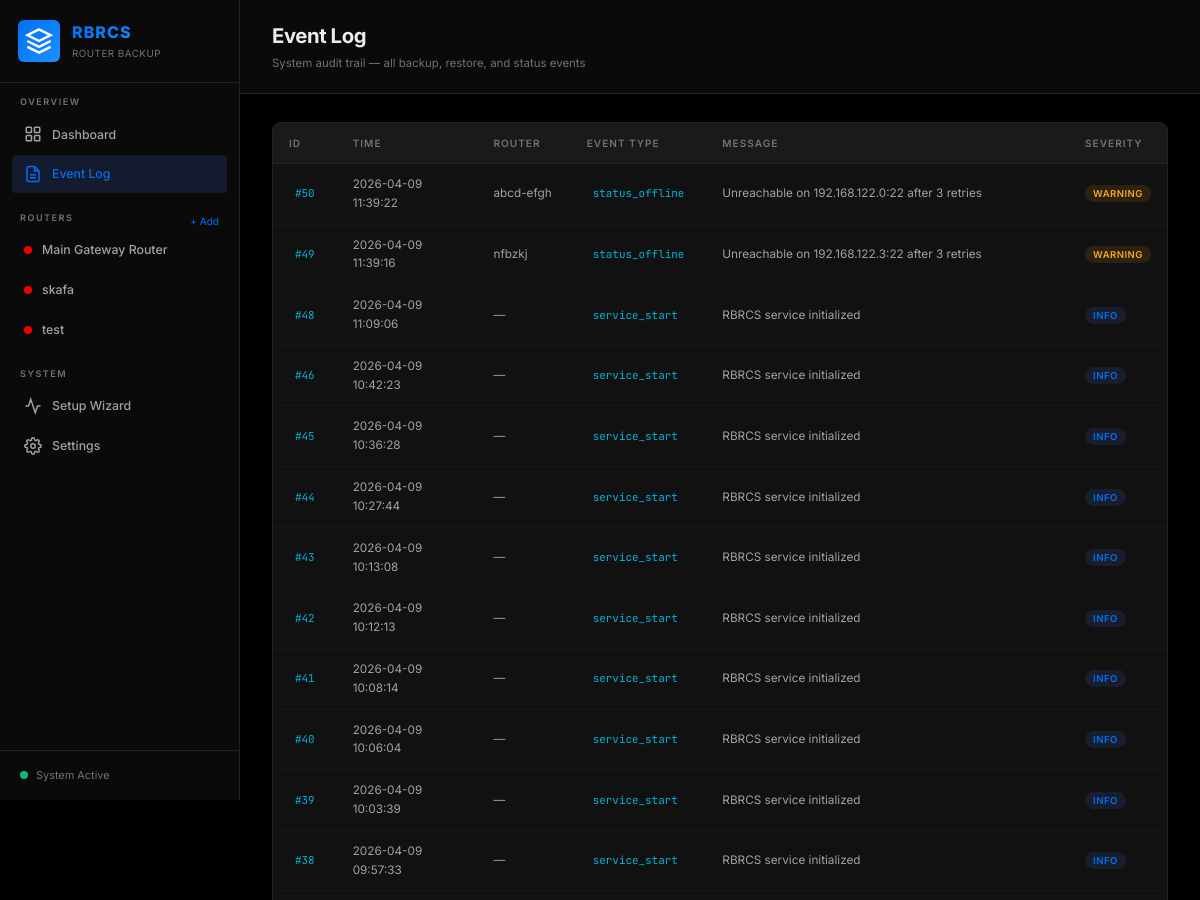
Before: /events (upper part) with the older database file.
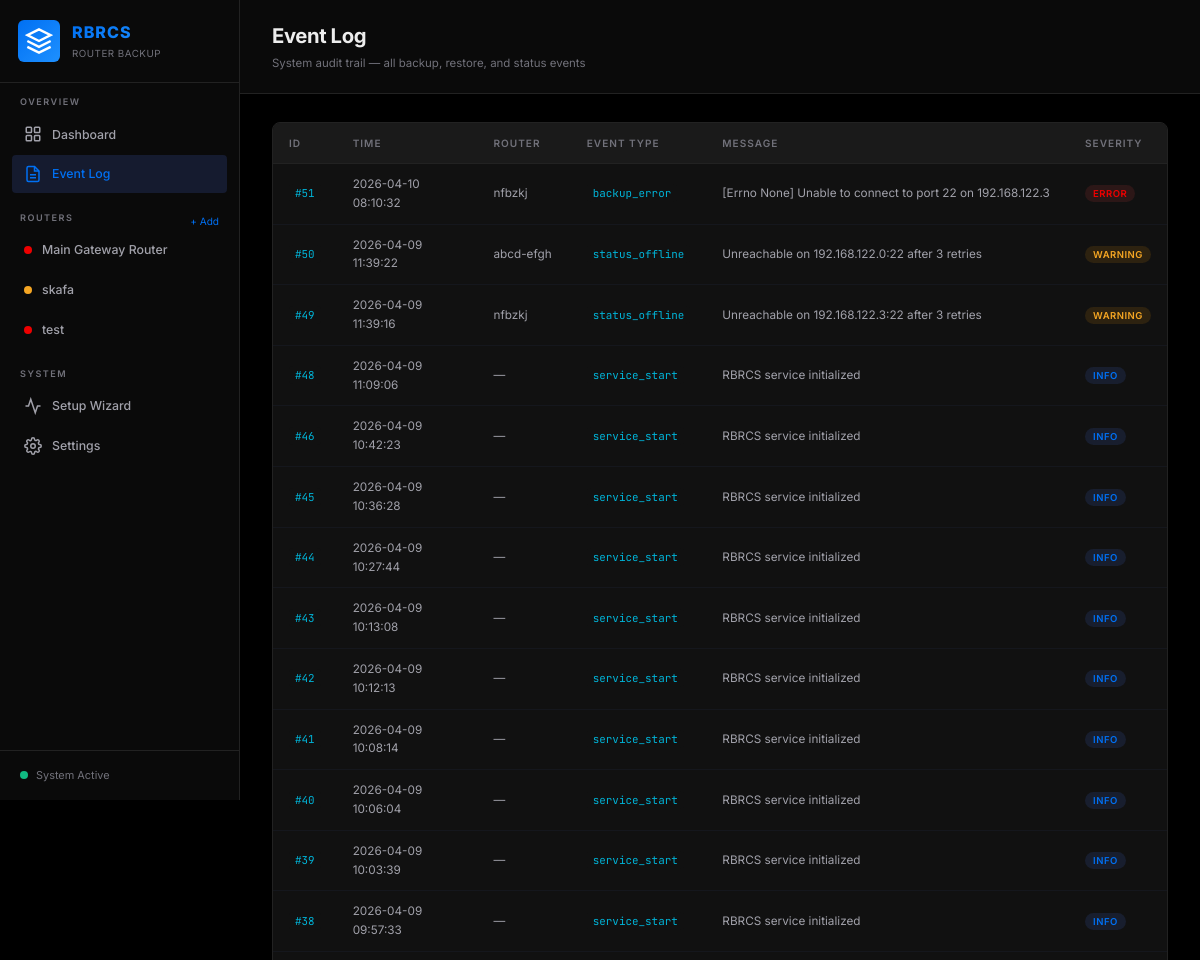
After: the same page with the newer database file.
### tables this page shows
CREATE TABLE routers (
            id            TEXT PRIMARY KEY,
            name          TEXT NOT NULL,
            host          TEXT NOT NULL,
            port          INTEGER DEFAULT 22,
            device_type   TEXT NOT NULL,
            username      TEXT,
            password      TEXT,
            ssh_key_path  TEXT,
            enable_password TEXT,
            status        TEXT DEFAULT 'unknown',
            last_seen     DATETIME,
            last_backup   DATETIME,
            created_at    DATETIME DEFAULT CURRENT_TIMESTAMP
        );

CREATE TABLE events (
            id            INTEGER PRIMARY KEY AUTOINCREMENT,
            router_id     TEXT,
            event_type    TEXT NOT NULL,
            message       TEXT,
            severity      TEXT DEFAULT 'info',
            timestamp     DATETIME DEFAULT CURRENT_TIMESTAMP,
            FOREIGN KEY (router_id) REFERENCES routers(id) ON DELETE SET NULL
        );

### sample_zip/mnt/user-data/outputs/rbrcs.py (the view)
@app.route("/events")
def events_page():
    events = get_events(limit=200)
    return render_template("events.html", events=events)

### sample_zip/mnt/user-data/outputs/rbrcs.py (called while the page is built)
def get_db(db_path=None):
    path = db_path or DB_PATH
    conn = sqlite3.connect(path)
    conn.row_factory = sqlite3.Row
    conn.execute("PRAGMA journal_mode=WAL")      # Better concurrent access
    conn.execute("PRAGMA foreign_keys=ON")
    conn.execute("PRAGMA cache_size = -2000")    # 2MB cache, reduces disk I/O
    conn.execute("PRAGMA temp_store = MEMORY")   # Keep temporary tables/indices in memory
    return conn

def get_all_routers(db_path=None):
    conn = get_db(db_path)
    rows = conn.execute("SELECT * FROM routers ORDER BY name").fetchall()
    conn.close()
    return [dict(r) for r in rows]

def get_events(limit=100, router_id=None, db_path=None):
    conn = get_db(db_path)
    if router_id:
        rows = conn.execute("""
            SELECT * FROM events WHERE router_id = ?
            ORDER BY timestamp DESC LIMIT ?
        """, (router_id, limit)).fetchall()
    else:
        rows = conn.execute("""
            SELECT * FROM events ORDER BY timestamp DESC LIMIT ?
        """, (limit,)).fetchall()
    conn.close()
    return [dict(r) for r in rows]

@app.context_processor
def inject_sidebar_routers():
    return dict(sidebar_routers=get_all_routers())

### sample_zip/templates/events.html (shortened to what this page needs)
{% extends "base.html" %}
{% block page_title %}Event Log{% endblock %}
{% block page_subtitle %}System audit trail — all backup, restore, and status events{% endblock %}
{% block content %}
<div class="table-container">
    <table class="data-table" id="all-events-table">
        <thead>
            <tr>
                <th>ID</th>
                <th>Time</th>
                <th>Router</th>
                <th>Event Type</th>
                <th>Message</th>
                <th>Severity</th>
            </tr>
        </thead>
        <tbody>
            {% for event in events %}
            <tr>
                <td><code>#{{ event.id }}</code></td>
                <td>{{ event.timestamp }}</td>
                <td>{{ event.router_id or '—' }}</td>
                <td><code>{{ event.event_type }}</code></td>
                <td>{{ event.message }}</td>
                <td><span class="severity-badge {{ event.severity }}">{{ event.severity }}</span></td>
            </tr>
            {% endfor %}
        </tbody>
    </table>
</div>
{% endblock %}

### sample_zip/templates/base.html (shortened to what the changed rows need)
<!DOCTYPE html>
<html lang="en">
<head>
    <link rel="stylesheet" href="{{ url_for('static', filename='style.css') }}">
</head>
<body>
    <nav class="sidebar" id="sidebar">
        <div class="nav-section">
            <div style="display: flex; justify-content: space-between; align-items: center;">
                <span class="nav-section-title">Routers</span>
                <a href="{{ url_for('add_router_page') }}" style="color: var(--accent-blue); text-decoration: none; font-size: 0.72rem; padding-right: 8px;">+ Add</a>
            </div>
            {% for router in sidebar_routers %}
            <a href="{{ url_for('router_detail', router_id=router.id) }}" class="nav-link" id="nav-router-{{ router.id }}">
                <span class="status-dot {{ router.status }}"></span>
                {{ router.name }}
            </a>
            {% endfor %}
        </div>
    </nav>
    <main class="main-content" id="main-content">
        <header class="top-bar">
            <div class="page-title">
                <h1 id="page-heading">{% block page_title %}Dashboard{% endblock %}</h1>
            </div>
        </header>
        <div class="content-area">
            {% block content %}{% endblock %}
        </div>
    </main>
</body>
</html>

Changed rows visible on the page:
changed routers "skafa": status "offline" → "error" (drawn)
added events: id "51", timestamp "2026-04-10 08:10:32", router "nfbzkj", event_type "backup_error", message "[Errno None] Unable to connect to port 22 on 192.168.122.3", severity "ERROR"
